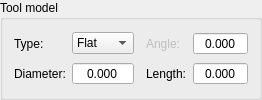
         <widget class="QGroupBox" name="grpTool">
          <property name="title">
           <string>Tool model</string>
          </property>
          <layout class="QGridLayout" name="gridLayout">
           <item row="0" column="0">
            <widget class="QLabel" name="label_3">
             <property name="text">
              <string>Type:</string>
             </property>
            </widget>
           </item>
           <item row="1" column="0">
            <widget class="QLabel" name="label_4">
             <property name="text">
              <string>Diameter:</string>
             </property>
            </widget>
           </item>
           <item row="0" column="1">
            <widget class="QComboBox" name="cboToolType">
             <property name="sizePolicy">
              <sizepolicy hsizetype="Expanding" vsizetype="Fixed">
               <horstretch>0</horstretch>
               <verstretch>0</verstretch>
              </sizepolicy>
             </property>
             <item>
              <property name="text">
               <string>Flat</string>
              </property>
             </item>
             <item>
              <property name="text">
               <string>Conic</string>
              </property>
             </item>
            </widget>
           </item>
           <item row="0" column="4">
            <widget class="QLabel" name="lblToolAngle">
             <property name="enabled">
              <bool>false</bool>
             </property>
             <property name="text">
              <string>Angle:</string>
             </property>
            </widget>
           </item>
           <item row="1" column="4">
            <widget class="QLabel" name="lblToolLength">
             <property name="text">
              <string>Length:</string>
             </property>
            </widget>
           </item>
           <item row="0" column="2">
            <spacer name="horizontalSpacer_4">
             <property name="orientation">
              <enum>Qt::Orientation::Horizontal</enum>
             </property>
             <property name="sizeType">
              <enum>QSizePolicy::Policy::Fixed</enum>
             </property>
             <property name="sizeHint" stdset="0">
              <size>
               <width>6</width>
               <height>20</height>
              </size>
             </property>
            </spacer>
           </item>
           <item row="1" column="1">
            <widget class="QDoubleSpinBox" name="txtToolDiameter">
             <property name="sizePolicy">
              <sizepolicy hsizetype="Expanding" vsizetype="Fixed">
               <horstretch>0</horstretch>
               <verstretch>0</verstretch>
              </sizepolicy>
             </property>
             <property name="alignment">
              <set>Qt::AlignmentFlag::AlignCenter</set>
             </property>
             <property name="buttonSymbols">
              <enum>QAbstractSpinBox::ButtonSymbols::NoButtons</enum>
             </property>
             <property name="decimals">
              <number>3</number>
             </property>
             <property name="maximum">
              <double>99.000000000000000</double>
             </property>
            </widget>
           </item>
           <item row="1" column="5">
            <widget class="QDoubleSpinBox" name="txtToolLength">
             <property name="sizePolicy">
              <sizepolicy hsizetype="Expanding" vsizetype="Fixed">
               <horstretch>0</horstretch>
               <verstretch>0</verstretch>
              </sizepolicy>
             </property>
             <property name="alignment">
              <set>Qt::AlignmentFlag::AlignCenter</set>
             </property>
             <property name="buttonSymbols">
              <enum>QAbstractSpinBox::ButtonSymbols::NoButtons</enum>
             </property>
             <property name="decimals">
              <number>3</number>
             </property>
             <property name="maximum">
              <double>999.000000000000000</double>
             </property>
            </widget>
           </item>
           <item row="0" column="5">
            <widget class="QDoubleSpinBox" name="txtToolAngle">
             <property name="sizePolicy">
              <sizepolicy hsizetype="Expanding" vsizetype="Fixed">
               <horstretch>0</horstretch>
               <verstretch>0</verstretch>
              </sizepolicy>
             </property>
             <property name="alignment">
              <set>Qt::AlignmentFlag::AlignCenter</set>
             </property>
             <property name="buttonSymbols">
              <enum>QAbstractSpinBox::ButtonSymbols::NoButtons</enum>
             </property>
             <property name="decimals">
              <number>3</number>
             </property>
             <property name="maximum">
              <double>180.000000000000000</double>
             </property>
            </widget>
           </item>
          </layout>
         </widget>
